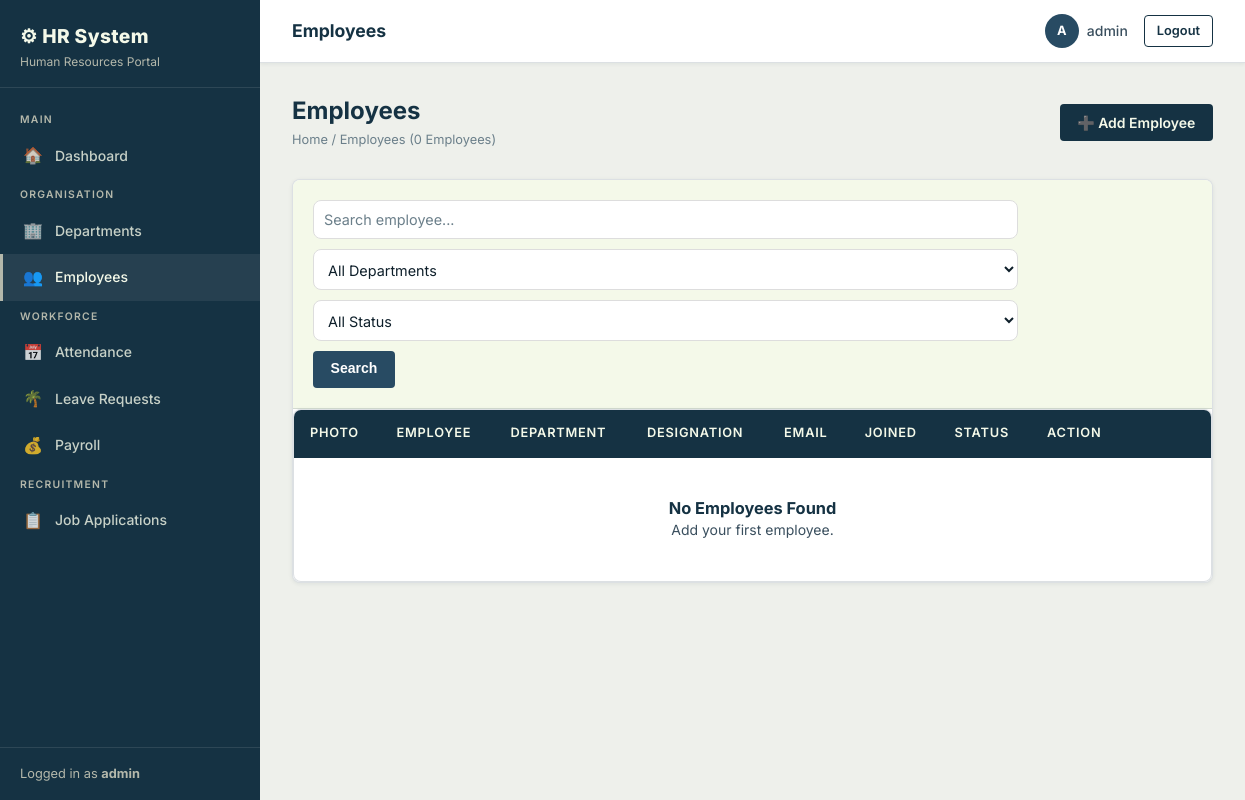
/employees/ (signed in), run on an earlier commit of the app's database.
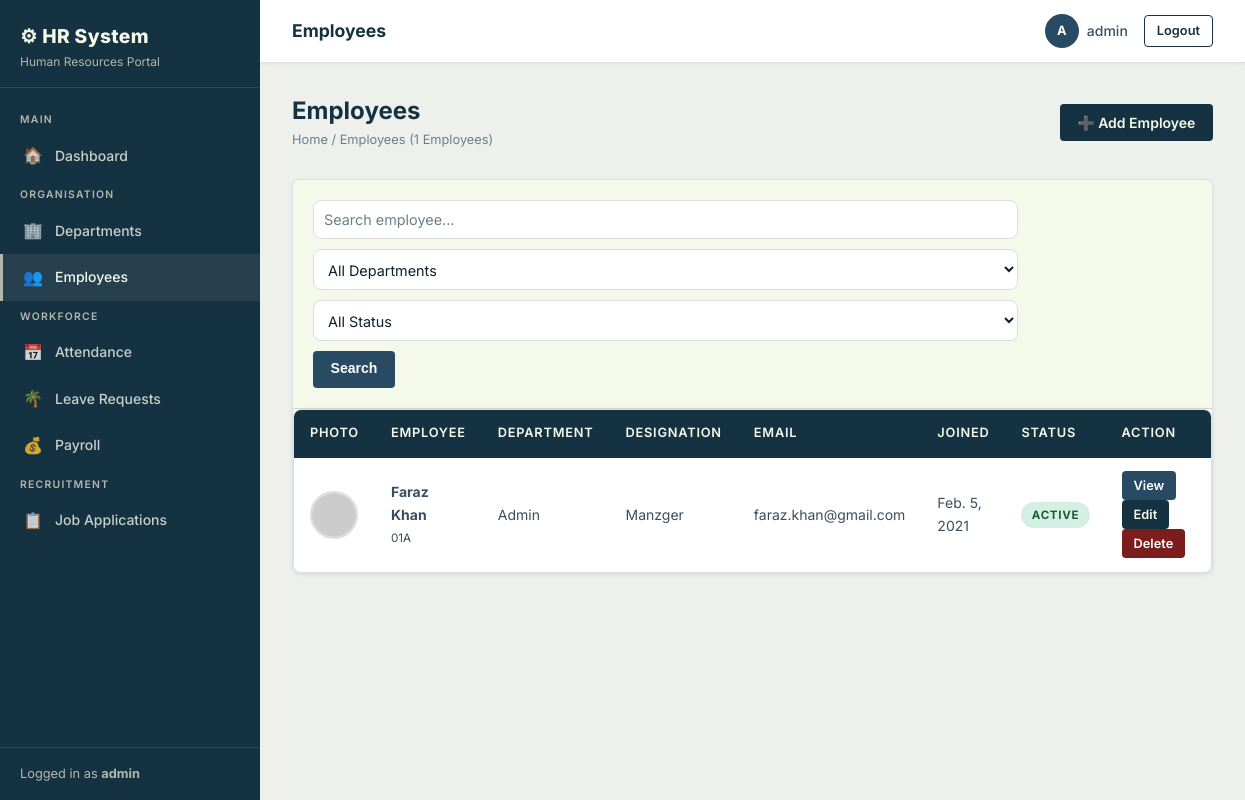
And on a later commit of the database.
### employees/models.py (models this page shows, shortened)
class Employee(models.Model):
    GENDER_CHOICES = [('M', 'Male'), ('F', 'Female'), ('O', 'Other')]
    STATUS_CHOICES = [('active', 'Active'), ('inactive', 'Inactive'), ('on_leave', 'On Leave')]
    user = models.OneToOneField(User, on_delete=models.CASCADE, null=True, blank=True)
    employee_id = models.CharField(max_length=20, unique=True)
    first_name = models.CharField(max_length=100)
    last_name = models.CharField(max_length=100)
    email = models.EmailField(unique=True)
    phone = models.CharField(max_length=20, blank=True)
    gender = models.CharField(max_length=1, choices=GENDER_CHOICES, blank=True)
    date_of_birth = models.DateField(null=True, blank=True)
    address = models.TextField(blank=True)
    department = models.ForeignKey(Department, on_delete=models.SET_NULL, null=True, blank=True, related_name='employees')
    designation = models.CharField(max_length=100, blank=True)
    date_joined = models.DateField()
    status = models.CharField(max_length=10, choices=STATUS_CHOICES, default='active')
    created_at = models.DateTimeField(auto_now_add=True)
    def full_name(self):
        return f"{self.first_name} {self.last_name}"

class Department(models.Model):
    name = models.CharField(max_length=100)
    code = models.CharField(max_length=10, unique=True)
    description = models.TextField(blank=True)
    manager = models.ForeignKey(
        'Employee', null=True, blank=True,
        on_delete=models.SET_NULL, related_name='managed_departments'
    )
    created_at = models.DateTimeField(auto_now_add=True)
    def __str__(self):
        return self.name

### employees/views.py (the view)
# urls.py: path('employees/', views.employee_list, name='employee_list'),
@login_required
def employee_list(request):
    employees = Employee.objects.select_related('department').all()
    dept_filter = request.GET.get('department')
    status_filter = request.GET.get('status')
    if dept_filter:
        employees = employees.filter(department_id=dept_filter)
    if status_filter:
        employees = employees.filter(status=status_filter)
    departments = Department.objects.all()
    return render(request, 'employees/employee_list.html', {
        'employees': employees,
        'departments': departments,
        'dept_filter': dept_filter,
        'status_filter': status_filter,
    })

### employees/templates/employees/employee_list.html (shortened to what this page needs)
{% extends 'employees/base.html' %}
{% block page_title %}Employees{% endblock %}
{% block content %}
<div class="page-header">
    <div>
        <h2>Employees</h2>
        <p class="breadcrumb">
            Home / Employees
            <span class="text-muted">({{ employees|length }} Employees)</span>
        </p>
    </div>
    <a href="{% url 'employee_create' %}" class="btn btn-primary">
        ➕ Add Employee
    </a>
</div>
<div class="card">
    <div class="card-header d-flex justify-content-between align-items-center">
        <form method="get" class="d-flex" style="gap:10px;flex-wrap:wrap;">
            <input
                type="text"
                name="search"
                value="{{ request.GET.search }}"
                placeholder="Search employee..."
                class="form-control">
            <select name="department" class="form-control">
                <option value="">All Departments</option>
            </select>
            <select name="status" class="form-control">
                <option value="">All Status</option>
            </select>
            <button class="btn btn-secondary">
                Search
            </button>
        </form>
    </div>
    <div class="table-wrapper">
        <table>
            <thead>
            <tr>
                <th>Photo</th>
                <th>Employee</th>
                <th>Department</th>
                <th>Designation</th>
                <th>Email</th>
                <th>Joined</th>
                <th>Status</th>
                <th width="180">Action</th>
            </tr>
            </thead>
            <tbody>
            {% for emp in employees %}
            <tr>
                <td width="70">
                    {% if emp.profile_photo %}
                        <img src="{{ emp.profile_photo.url }}"
                             class="avatar">
                    {% else %}
                        <img src="https://ui-avatars.com/api/?name={{ emp.first_name }}+{{ emp.last_name }}"
                             class="avatar">
                    {% endif %}
                </td>
                <td>
                    <strong>
                        {{ emp.full_name }}
                    </strong>
                    <br>
                    <small>
                        {{ emp.employee_id }}
                    </small>
                </td>
                <td>
                    {{ emp.department|default:"-" }}
                </td>
                <td>
                    {{ emp.designation }}
                </td>
                <td>
                    {{ emp.email }}
                </td>
                <td>
                    {{ emp.date_joined }}
                </td>
                <td>
                    <span class="badge badge-{{ emp.status }}">
                        {{ emp.get_status_display }}
                    </span>
                </td>
                <td>
                    <a href="{% url 'employee_detail' emp.id %}"
                       class="btn btn-sm btn-secondary">
                        View
                    </a>
                    <a href="{% url 'employee_edit' emp.id %}"
                       class="btn btn-sm btn-primary">
                        Edit
                    </a>
                    <a href="{% url 'employee_delete' emp.id %}"
                       class="btn btn-sm btn-danger">
                        Delete
                    </a>
                </td>
            </tr>
            {% empty %}
            <tr>
                <td colspan="8" style="text-align:center;padding:40px;">
                    <h3>No Employees Found</h3>
                    <p>Add your first employee.</p>
                </td>
            </tr>
            {% endfor %}
            </tbody>
        </table>
    </div>
</div>
{% endblock %}

What changed in the data, as far as the page shows it:
added Employee: full_name "Faraz Khan", employee_id "01A", department "Admin", designation "Manzger", email "faraz.khan@gmail.com", date_joined "Feb. 5, 2021", status "ACTIVE"
Also different on the page:
{{ employees|length }}: "0" → "1"
text no longer shown: "No Employees Found Add your first employee."
